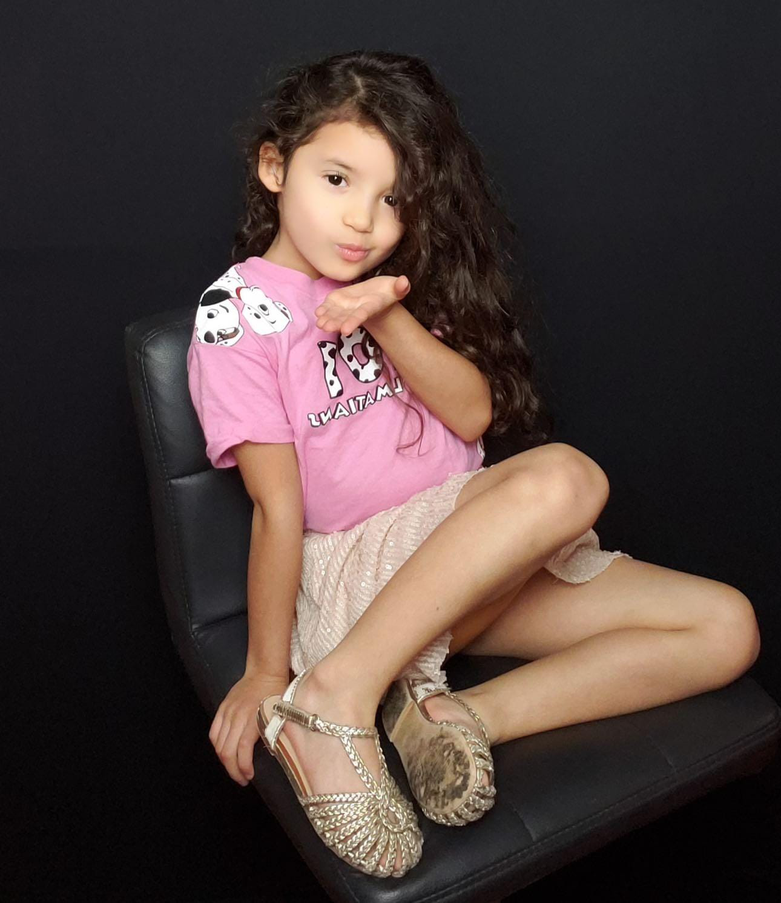
#> input picture data/input_segmentation/foto15.png, 781 x 903 px, shrunk from 1290 x 1492 before the run
$ python -i vectorization.py   (imports and definitions only)
#> lines starting #> are read from the running program, lines starting #| are printed output that depends on the picture
import sys
import os
from pathlib import Path
import cv2
import subprocess
import numpy as np

PROJECT_ROOT = Path(__file__).resolve().parent.parent
if str(PROJECT_ROOT) not in sys.path:
    sys.path.insert(0, str(PROJECT_ROOT))

try:
    from .config import POTRACE_PATH
except ImportError:
    from src.config import POTRACE_PATH

# [112 lines left out: functions find_contours, filter_contours, simplify_contours, contour_to_svg_path, save_svg, not called in this run]

def vectorize(binary_image: np.ndarray, output_path: str):
    """
    Applies Potrace smoothing and then runs the internal contour-based
    vectorization pipeline.
    """
    if not POTRACE_PATH.exists():
        raise FileNotFoundError(f"No se encontró el ejecutable de Potrace en: {POTRACE_PATH}")

    base_name = os.path.splitext(output_path)[0]
    temp_bmp = base_name + "_potrace_input.bmp"
    temp_pgm = base_name + "_potrace.pgm"
    potrace_input = 255 - binary_image
    cv2.imwrite(temp_bmp, potrace_input)
    subprocess.run(
        [
            str(POTRACE_PATH),
            "--pgm",
            temp_bmp,
            "-o",
            temp_pgm
        ],
        check=True)
    smoothed = cv2.imread(temp_pgm, cv2.IMREAD_GRAYSCALE)
    _, smoothed = cv2.threshold(
        smoothed,
        127,
        255,
        cv2.THRESH_BINARY_INV)
    height, width = smoothed.shape
    contours = find_contours(smoothed)
    contours = filter_contours(contours)
    contours = simplify_contours(contours)
    paths = []
    for contour in contours:
        path = contour_to_svg_path(contour)
        if path:
            paths.append(path)
    save_svg(
        paths,
        width,
        height,
        output_path)
    os.remove(temp_bmp)
    os.remove(temp_pgm)
    return output_path

>>> import cv2
>>> picture = cv2.imread('../data/input_segmentation/foto15.png', cv2.IMREAD_GRAYSCALE)
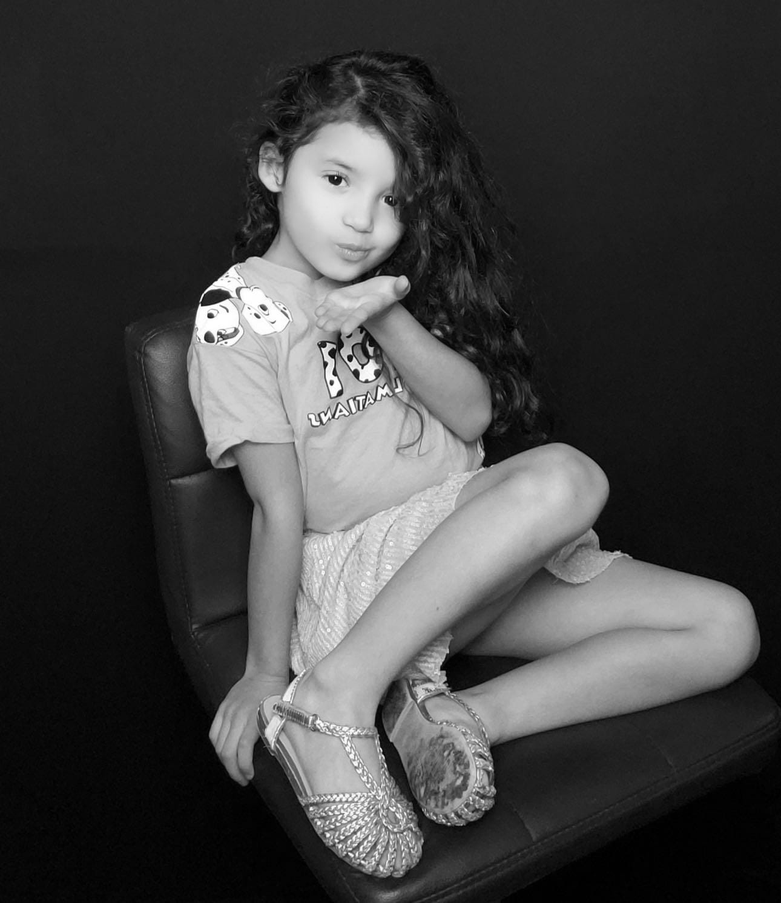
#> picture: shape (903, 781); min 0, max 255, mean 64.2
>>> result = vectorize(picture, 'out.png')
#> (the run stopped early here; a loop or call above may not have finished)

$ run again, on data/input_segmentation/foto21.png
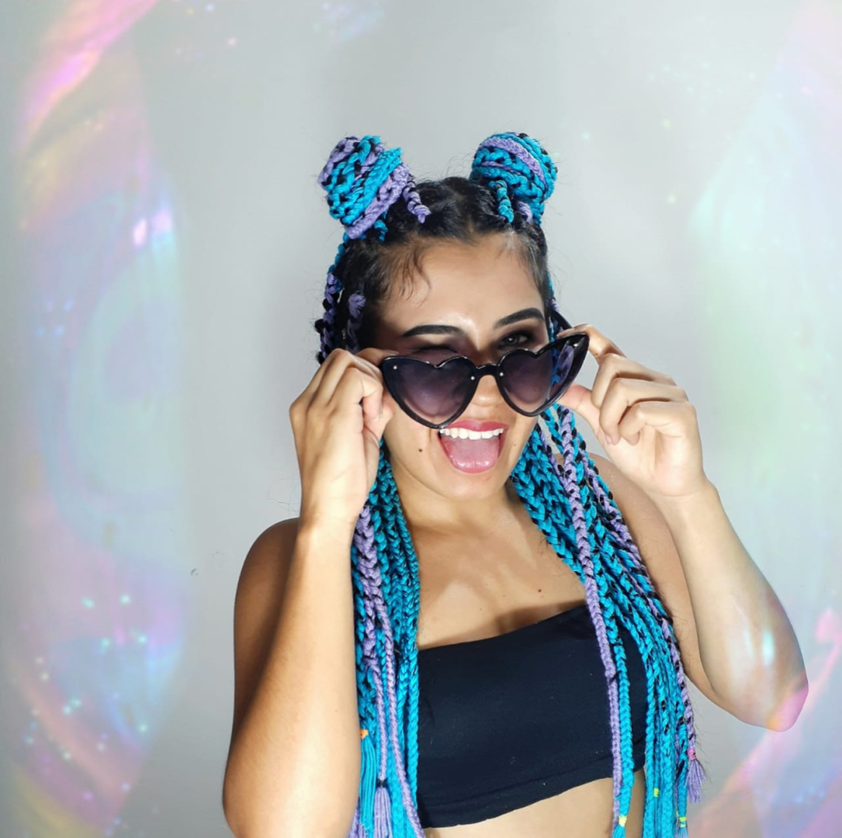
#> input picture data/input_segmentation/foto21.png, 842 x 838 px, shrunk from 1556 x 1550 before the run
#> `picture = cv2.imread('../data/input_segmentation/foto15.png', cv2.IMRE..`:
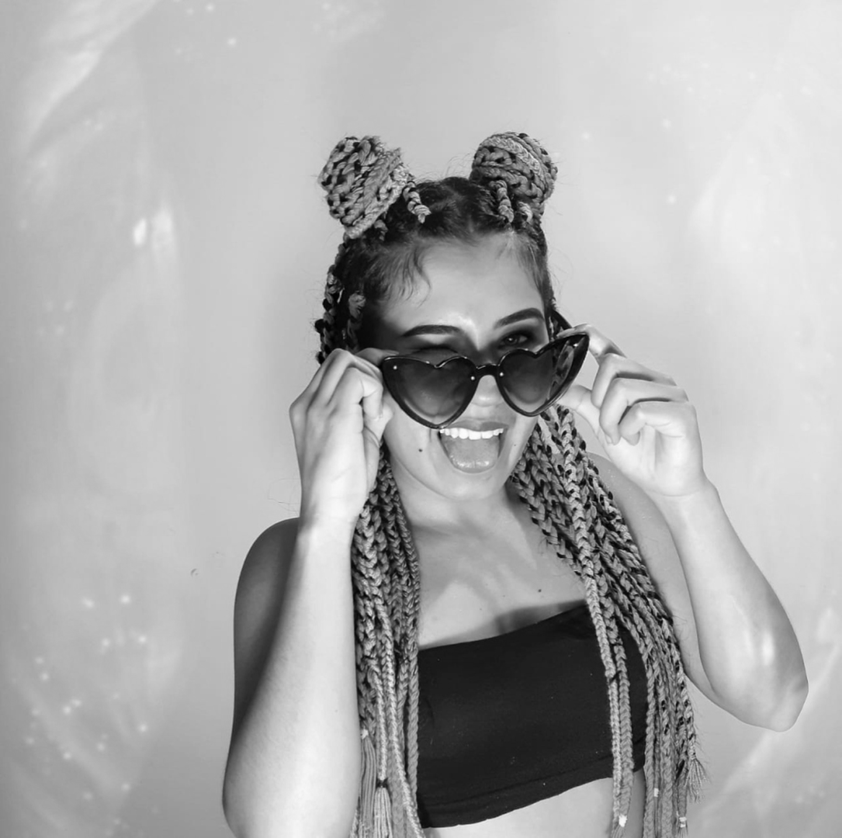
#> picture: shape (838, 842); min 0, max 252, mean 172.1

$ run again, on data/input_segmentation/foto23.png
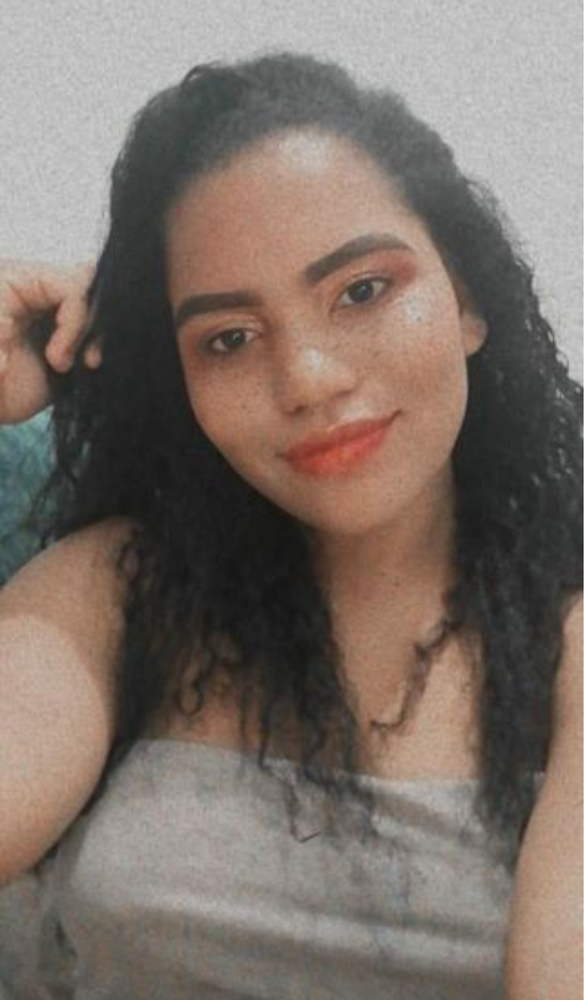
#> input picture data/input_segmentation/foto23.png, 584 x 1000 px, shrunk from 1334 x 2286 before the run
#> `picture = cv2.imread('../data/input_segmentation/foto15.png', cv2.IMRE..`:
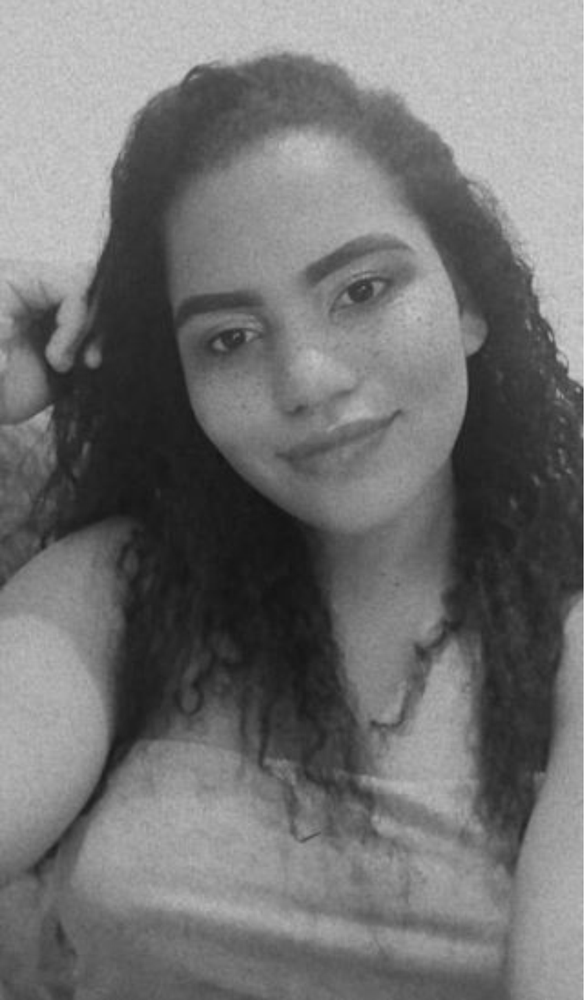
#> picture: shape (1000, 584); min 19, max 225, mean 114.9

$ run again, on data/input_segmentation/foto24.png
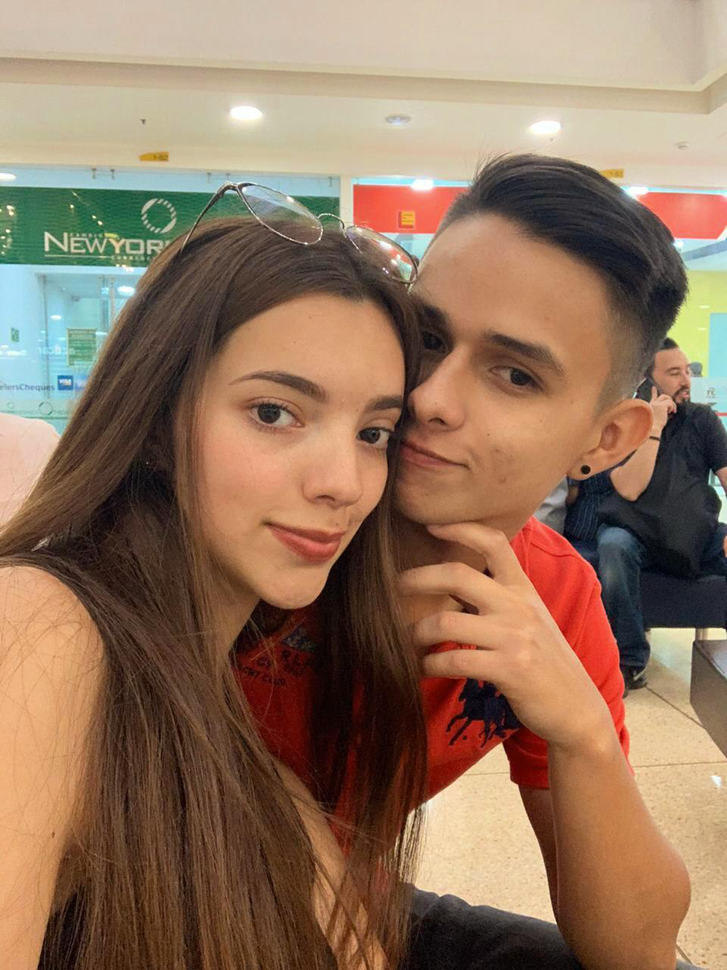
#> input picture data/input_segmentation/foto24.png, 727 x 970 px, shrunk from 960 x 1280 before the run
#> `picture = cv2.imread('../data/input_segmentation/foto15.png', cv2.IMRE..`:
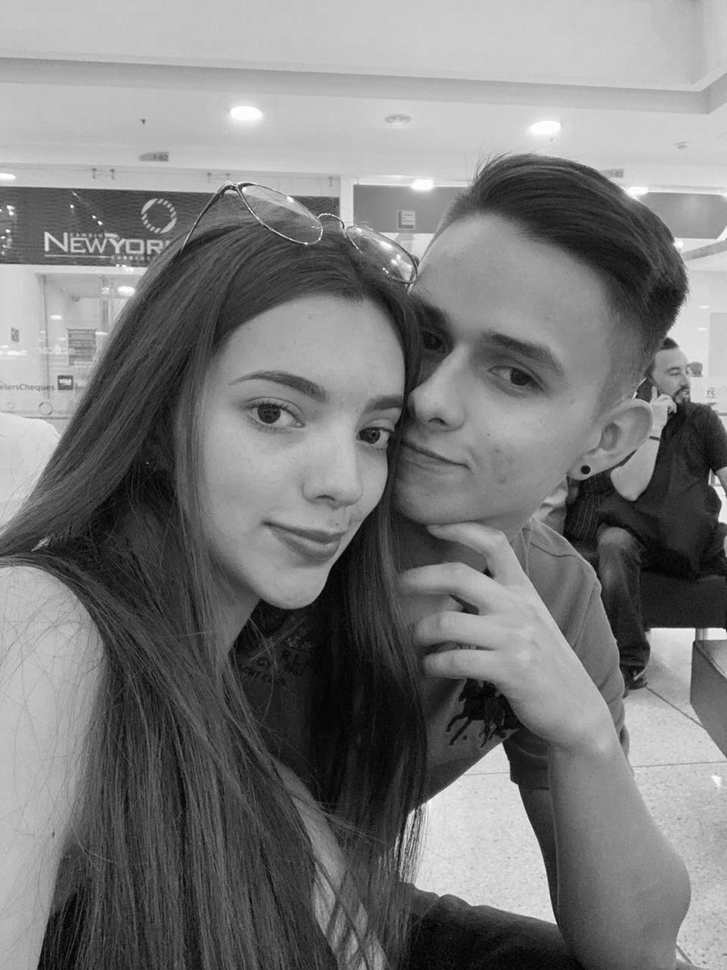
#> picture: shape (970, 727); min 0, max 255, mean 121.8
